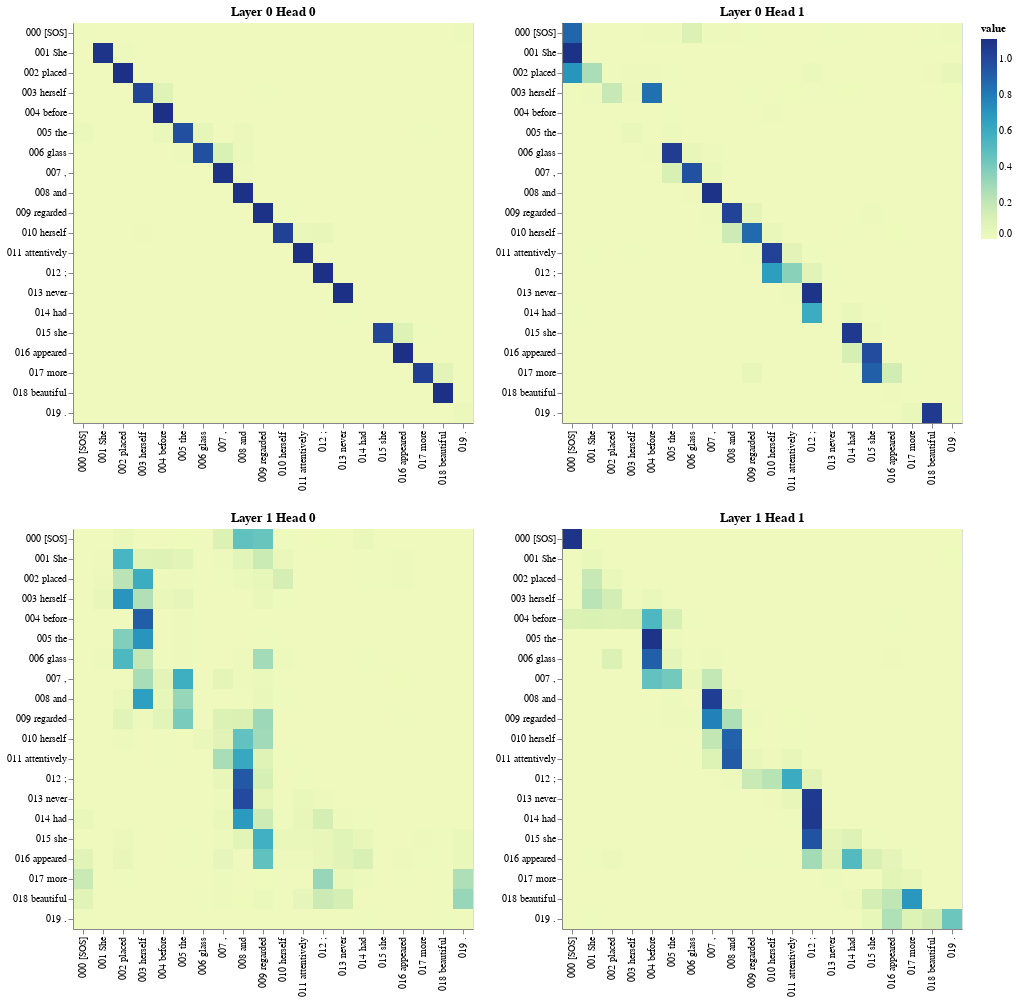

The cell this chart's notebook holds for it:
### Code cell
layers = [0, 1]
heads = [0, 1]

# Encoder Self-Attention
get_all_attention_maps('encoder', layers, heads, encoder_input_tokens, encoder_input_tokens, min(20, sentence_len))

### Figure 1 — Vega-Lite specification as saved in the notebook (floating-point values rounded to 4 significant figures; data arrays with more than 128 entries replaced by an {"elided": "..."} marker saying what was removed)
{"config": {"view": {"continuousWidth": 300, "continuousHeight": 300}}, "vconcat": [{"hconcat": [{"data": {"name": "data-13d7c221a84cf3bbf675d104c7b48649"}, "mark": {"type": "rect"}, "encoding": {"color": {"field": "value", "type": "quantitative"}, "tooltip": [{"field": "row", "type": "quantitative"}, {"field": "column", "type": "quantitative"}, {"field": "value", "type": "quantitative"}, {"field": "row_token", "type": "nominal"}, {"field": "col_token", "type": "nominal"}], "x": {"axis": {"title": ""}, "field": "col_token", "type": "nominal"}, "y": {"axis": {"title": ""}, "field": "row_token", "type": "nominal"}}, "height": 400, "name": "view_105", "title": "Layer 0 Head 0", "width": 400}, {"data": {"name": "data-d7fce3f53c3206f79e4db4c02fdc8325"}, "mark": {"type": "rect"}, "encoding": {"color": {"field": "value", "type": "quantitative"}, "tooltip": [{"field": "row", "type": "quantitative"}, {"field": "column", "type": "quantitative"}, {"field": "value", "type": "quantitative"}, {"field": "row_token", "type": "nominal"}, {"field": "col_token", "type": "nominal"}], "x": {"axis": {"title": ""}, "field": "col_token", "type": "nominal"}, "y": {"axis": {"title": ""}, "field": "row_token", "type": "nominal"}}, "height": 400, "name": "view_106", "title": "Layer 0 Head 1", "width": 400}]}, {"hconcat": [{"data": {"name": "data-55f91f4bc9fc42f650201ee401ad35e8"}, "mark": {"type": "rect"}, "encoding": {"color": {"field": "value", "type": "quantitative"}, "tooltip": [{"field": "row", "type": "quantitative"}, {"field": "column", "type": "quantitative"}, {"field": "value", "type": "quantitative"}, {"field": "row_token", "type": "nominal"}, {"field": "col_token", "type": "nominal"}], "x": {"axis": {"title": ""}, "field": "col_token", "type": "nominal"}, "y": {"axis": {"title": ""}, "field": "row_token", "type": "nominal"}}, "height": 400, "name": "view_107", "title": "Layer 1 Head 0", "width": 400}, {"data": {"name": "data-d146801571d57089060e58723ca7a20c"}, "mark": {"type": "rect"}, "encoding": {"color": {"field": "value", "type": "quantitative"}, "tooltip": [{"field": "row", "type": "quantitative"}, {"field": "column", "type": "quantitative"}, {"field": "value", "type": "quantitative"}, {"field": "row_token", "type": "nominal"}, {"field": "col_token", "type": "nominal"}], "x": {"axis": {"title": ""}, "field": "col_token", "type": "nominal"}, "y": {"axis": {"title": ""}, "field": "row_token", "type": "nominal"}}, "height": 400, "name": "view_108", "title": "Layer 1 Head 1", "width": 400}]}], "params": [{"name": "param_105", "select": {"type": "interval", "encodings": ["x", "y"]}, "bind": "scales", "views": ["view_105"]}, {"name": "param_106", "select": {"type": "interval", "encodings": ["x", "y"]}, "bind": "scales", "views": ["view_106"]}, {"name": "param_107", "select": {"type": "interval", "encodings": ["x", "y"]}, "bind": "scales", "views": ["view_107"]}, {"name": "param_108", "select": {"type": "interval", "encodings": ["x", "y"]}, "bind": "scales", "views": ["view_108"]}], "$schema": "https://vega.github.io/schema/vega-lite/v5.14.1.json", "datasets": {"data-13d7c221a84cf3bbf675d104c7b48649": {"elided": "400 records"}, "data-d7fce3f53c3206f79e4db4c02fdc8325": {"elided": "400 records"}, "data-55f91f4bc9fc42f650201ee401ad35e8": {"elided": "400 records"}, "data-d146801571d57089060e58723ca7a20c": {"elided": "400 records"}}}
